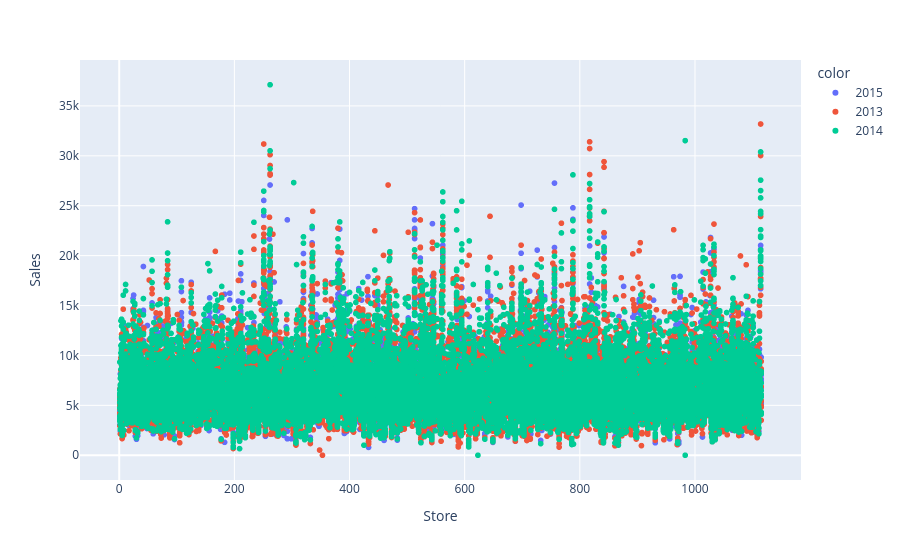

Notebook code for this chart:
### Code cell
import plotly.express as px

temp_df = merged_df.sample(40000)

fig = px.scatter(
    temp_df,
    x="Store",
    y="Sales",
    color=temp_df["Date"].dt.year.astype(str),
    hover_data=["Date", "Sales", "Customers"]
)

fig.show()

### Figure 1 — Plotly figure (JSON) as saved in the notebook; plotly's stock layout.template omitted (floating-point values rounded to 4 significant figures; data arrays with more than 128 entries replaced by an {"elided": "..."} marker saying what was removed)
{"data": [{"customdata": {"elided": "9217x2 mixed values"}, "hovertemplate": "color=2015<br>Store=%{x}<br>Sales=%{y}<br>Date=%{customdata[0]}<br>Customers=%{customdata[1]}<extra></extra>", "legendgroup": "2015", "marker": {"color": "#636efa", "symbol": "circle"}, "mode": "markers", "name": "2015", "showlegend": true, "type": "scattergl", "x": {"elided": "9217 int values"}, "xaxis": "x", "y": {"elided": "9217 int values"}, "yaxis": "y"}, {"customdata": {"elided": "16092x2 mixed values"}, "hovertemplate": "color=2013<br>Store=%{x}<br>Sales=%{y}<br>Date=%{customdata[0]}<br>Customers=%{customdata[1]}<extra></extra>", "legendgroup": "2013", "marker": {"color": "#EF553B", "symbol": "circle"}, "mode": "markers", "name": "2013", "showlegend": true, "type": "scattergl", "x": {"elided": "16092 int values"}, "xaxis": "x", "y": {"elided": "16092 int values"}, "yaxis": "y"}, {"customdata": {"elided": "14691x2 mixed values"}, "hovertemplate": "color=2014<br>Store=%{x}<br>Sales=%{y}<br>Date=%{customdata[0]}<br>Customers=%{customdata[1]}<extra></extra>", "legendgroup": "2014", "marker": {"color": "#00cc96", "symbol": "circle"}, "mode": "markers", "name": "2014", "showlegend": true, "type": "scattergl", "x": {"elided": "14691 int values"}, "xaxis": "x", "y": {"elided": "14691 int values"}, "yaxis": "y"}], "layout": {"legend": {"title": {"text": "color"}, "tracegroupgap": 0}, "margin": {"t": 60}, "xaxis": {"anchor": "y", "domain": [0, 1], "title": {"text": "Store"}}, "yaxis": {"anchor": "x", "domain": [0, 1], "title": {"text": "Sales"}}}}
